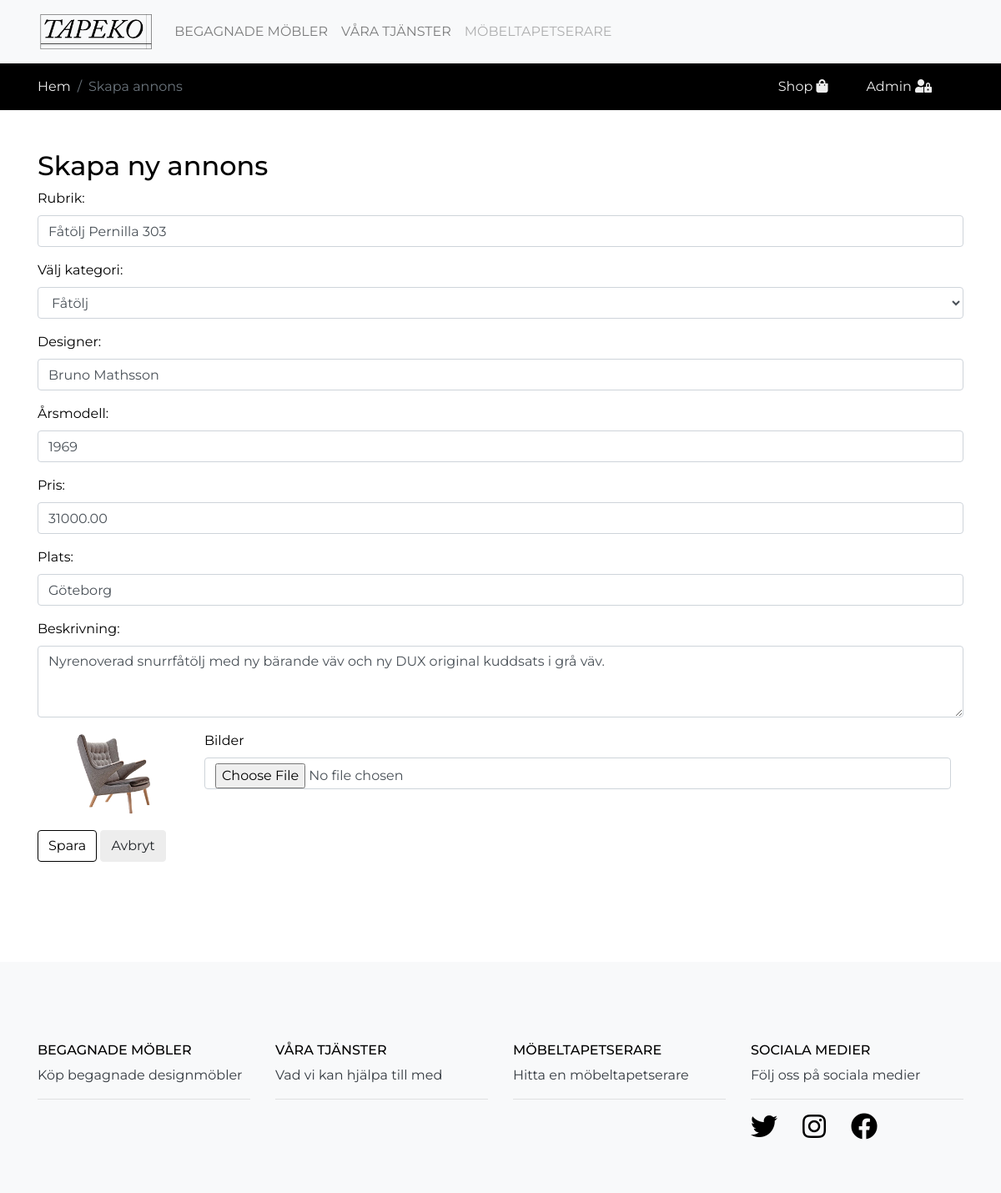
The page /edit.php?id=3 on the database its author committed.
### tables this page shows
CREATE TABLE `products` 
( 
  `product_id` BIGINT NOT NULL AUTO_INCREMENT , 
  `product_name` VARCHAR(50) NOT NULL , 
  `product_type` VARCHAR(50) NOT NULL , 
  `product_desc` VARCHAR(1000) NOT NULL , 
  `product_designer` VARCHAR(50) NOT NULL , 
  `product_price` DECIMAL(18,2) NOT NULL , 
  `product_year` INT NOT NULL , 
  `product_location` VARCHAR(50) NOT NULL , 
  `image_url` varchar(500) NOT NULL DEFAULT 'images/default/default.jpg',
  `added_by_userid` INT NOT NULL DEFAULT 1,
  `date_added` DATETIME DEFAULT CURRENT_TIMESTAMP,
  PRIMARY KEY (`product_id`)
);

### backend/functions/select-id.php (called while the page is built)
<?php
    if (isset($_GET['id']))
    {
    $sql = 'SELECT * FROM products WHERE product_id = :id';
    $stmt = $dbh->prepare($sql);
    $stmt->bindValue(':id', $_GET['id']);
    $stmt->execute();
    $row = $stmt->fetch();
}
?>

### edit.php (the view, shortened to what this page needs)
<?php
 require_once 'backend/config/db.php';
 require_once 'backend/functions/select-id.php';
?>
<!DOCTYPE html>
<html lang="sv">
<head>
  <link rel="stylesheet" href="assets/css/bootstrap.min.css">
  <link rel="stylesheet" href="assets/css/jquery-ui.min.css">
  <link rel="stylesheet" href="assets/css/all.min.css">
  <link rel="stylesheet" href="assets/css/custom.css">
</head>
<body>
    <nav class="navbar navbar-expand-lg navbar-light bg-light">
        <div class="container fluid">
            <a class="navbar-brand" href="index.php"><img src="assets/images/tapeko.png" height="50" alt="TAPEKO logo"></a>
                  <div class="collapse navbar-collapse" id="navbarNav">
                    <ul class="navbar-nav">
                      <li class="nav-item">
                        <a class="nav-link" aria-current="page" href="products.php">BEGAGNADE MÖBLER</a>
                      </li>
                      <li class="nav-item">
                        <a class="nav-link" href="product-detail.php">VÅRA TJÄNSTER</a>
                      </li>
                      <li class="nav-item">
                        <a class="nav-link disabled" href="#" tabindex="-1" aria-disabled="true">MÖBELTAPETSERARE</a>
                      </li>
                    </ul>
              </div>
          </div>
      </nav>
        <nav class="navbar d-flex pt-2" style="background-color: black">
        <div class="container fluid">
        <div class="d-flex flex-row bd-highlight"   <a class="text-start" <ol class="breadcrumb"> <li class="breadcrumb-item"><a href="index.php" class="text-decoration-none">Hem</a></li>
            <li class="breadcrumb-item active" aria-current="page">Skapa annons</li> </ol></a> </div>
          <div class="d-flex flex-row-reverse bd-highlight">
          <div class="p-2 bd-highlight text-light"> <a href="admin.php?user=1" class="text-decoration-none"> Admin <i class="fas fa-user-lock"></i></a></div>
          <div class="p-2 bd-highlight text-light"><a href="products.php" class="text-decoration-none"> Shop <i class="fas fa-shopping-bag"></i></a></div>
        </div>
        </div>
        </nav>
    <div class="container fluid my-5">
      <form action="edit.php" method="post" enctype="multipart/form-data">
      <h2>Skapa ny annons</h2>
          <div class="form-group">
              <label for="product_name">Rubrik:</label>
              <input value="<?php echo $row['product_name']; ?>" id="product_name" name="product_name" class="form-control" placeholder="Inkludera sökord som t.ex. märke, designer, årgång" required>
          </div>
          <div class="form-group">
              <label for="product_type">Välj kategori:</label>
              <select id="product_type" name="product_type" class="form-control" required>
                  <option value="Fåtölj"<?php if ($row['product_type'] == 'Fåtölj') echo ' selected="selected"'; ?>>Fåtölj</option>
              </select>
          </div>
          <div class="form-group">
              <label for="product_designer">Designer:</label>
              <input value="<?php echo $row['product_designer']; ?>" name="product_designer" id="product_designer" class="form-control" placeholder="Vilken designer har skapat möbeln" required>
          </div>
          <div class="form-group">
              <label for="product_year">Årsmodell:</label>
              <input value="<?php echo $row['product_year']; ?>" type="number" name="product_year" id="product_year" class="form-control" placeholder="Vilken årsgång var den skapad" required>
          </div>
          <div class="form-group">
              <label for="product_price">Pris:</label>
              <input value="<?php echo $row['product_price']; ?>" type="number" name="product_price" id="product_price" class="form-control" placeholder="Endast fast pris" required step="any">
          </div>
          <div class="form-group">
              <label for="product_location">Plats:</label>
              <input value="<?php echo $row['product_location']; ?>" name="product_location" id="product_location" class="form-control" placeholder="Var finns möbeln att hämta" required>
          </div>
          <div class="form-group">
              <label for="product_desc">Beskrivning:</label>
              <textarea id="product_desc" name="product_desc" class="form-control" rows="3" required><?php echo $row['product_desc']; ?></textarea>
          </div>
          <div class="form-group">
              <div class="container">
                <div class="row">
                    <div class="col-2">
                        <img src="<?php echo $row['image_url']; ?>" class="card-img-top" alt="...">
                    </div>
                    <div class="col-10">
                        <label for="image">Bilder</label>
                         <input type="file" class="form-control" rows="3" id="image-uploader" name="image">
                    </div>
                </div>
              </div>
          </div>
          <button class="btn btn-outline-secondary" name="update" type="submit">Spara</button>
          <a href="admin.php?user=1" class="btn btn-primary" name="cancel" type="button">Avbryt</a>
      </form>
    </div>
<br>
</body>
<footer class=" text-start bg-light">
  <div class="container mt-5 pt-5 pb-5">
    <section class="">
      <div class="row">
               <div class="col-lg-3 col-md-10 mb-10 mb-md-10">
          <h6 class="text-uppercase pt-5">BEGAGNADE MÖBLER</h6>
          <ul class="list-unstyled mb-1">
            <li>
              <a href="#!" class="text-dark text-decoration-none">Köp begagnade designmöbler</a>
            </li>
          </ul>
          <hr class="divider pb-5">
        </div>
         <div class="col-lg-3 col-md-10 mb-10 mb-md-10">
          <h6 class="text-uppercase pt-5">VÅRA TJÄNSTER</h6>
          <ul class="list-unstyled mb-1">
            <li>
              <a href="#!" class="text-dark text-decoration-none">Vad vi kan hjälpa till med</a>
            </li>
          </ul>
          <hr class="divider pb-5">
        </div>
        <div class="col-lg-3 col-md-10 mb-10 mb-md-10">
          <h6 class="text-uppercase pt-5">MÖBELTAPETSERARE</h6>
          <ul class="list-unstyled mb-1">
            <li>
              <a href="#!" class="text-dark text-decoration-none">Hitta en möbeltapetserare</a>
            </li>
          </ul>
          <hr class="divider pb-5">
        </div>
         <div class="col-lg-3 col-md-10 mb-10 mb-md-10">
          <h6 class="text-uppercase pt-5">SOCIALA MEDIER</h6>
          <ul class="list-unstyled mb-1">
            <li>
              <a href="#!" class="text-dark text-decoration-none">Följ oss på sociala medier</a>
            </li>
          <hr class="divider">
          <ul class="list-group list-unstyled list-group-horizontal mb-1">
          <li><i class="fab fa-twitter fa-2x"></i></li>
          <li><i class="fab fa-instagram fa-2x"></i></li>
          <li><i class="fab fa-facebook fa-2x"></i></li>
          </ul>
        </div>
      </div>
    </section>
  </div>
</footer>
</html>

### assets/css/custom.css (style rules this page uses)
body { font-family: 'Montserrat', sans-serif; }
i { padding-right: 30px; }

### rows shown on the page
products: product_name "Fåtölj Pernilla 303", product_type "Fåtölj", product_designer "Bruno Mathsson", product_year "1969", product_price "31000.00", product_location "Göteborg", product_desc "Nyrenoverad snurrfåtölj med ny bärande väv och ny DUX original kuddsats i grå väv.", image_url (placeholder picture)
